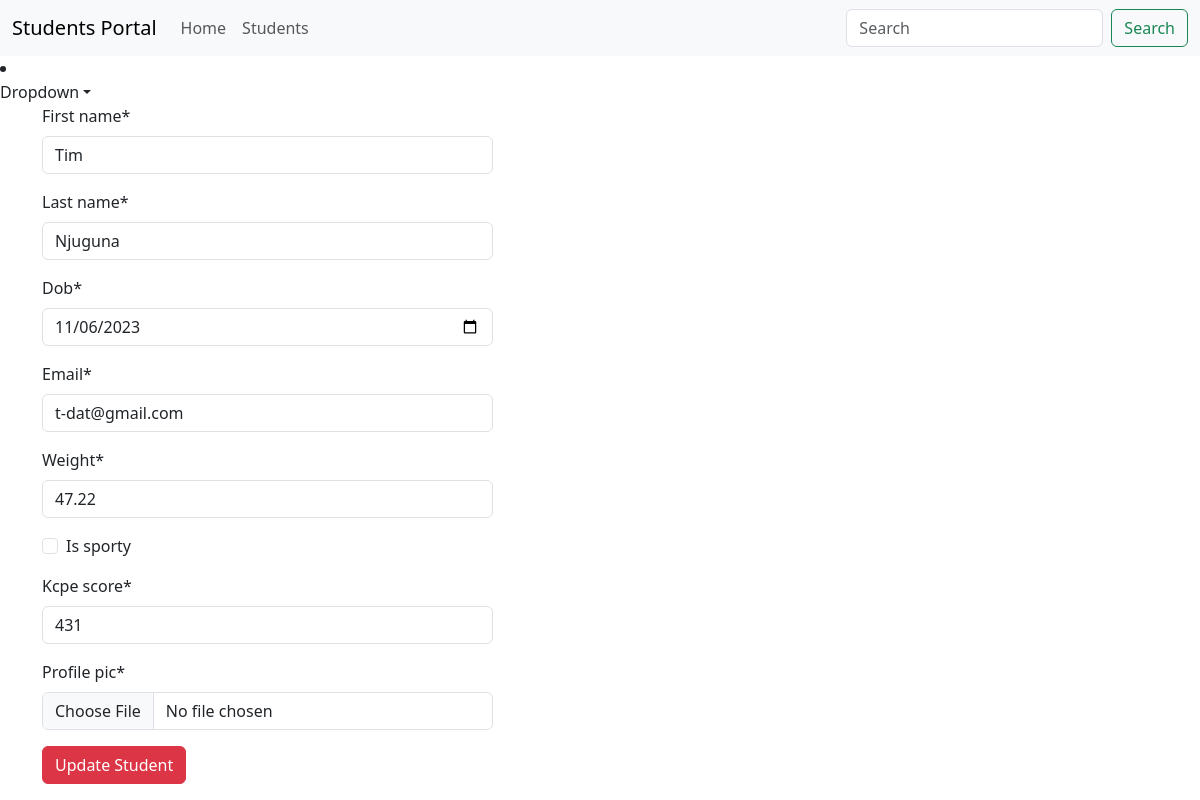
Screenshot of /students/update/2 (signed in) with the database file from the repository.
### main_app/models.py (models this page shows, shortened)
class Student(models.Model):
    first_name = models.CharField(max_length=25)
    last_name = models.CharField(max_length=25)
    dob = models.DateField()
    email = models.EmailField(unique=True)
    weight = models.DecimalField(max_digits=5, decimal_places=2)
    is_sporty = models.BooleanField(default=False)
    kcpe_score = models.IntegerField()
    profile_pic = models.ImageField(upload_to='generate_unique_name', null=True, default="/media/students/student.png")
    created_at = models.DateTimeField(auto_now_add=True)
    updated_at = models.DateTimeField(auto_now=True)

### main_app/views.py (the view)
# urls.py: path('students/update/<int:student_id>', views.update_student, name="update"),
@login_required
def update_student(request, student_id):
    student = get_object_or_404(Student, pk=student_id)  # SELECT * FROM students WHERE id=1
    if request.method == "POST":
        form = StudentForm(request.POST, instance=student)
        if form.is_valid():
            form.save()
            messages.success(request, f"Successfully updated student {student.first_name}")
            return redirect("details", student_id)
    else:
        form = StudentForm(instance=student)
    return render(request, "update.html", {"form": form})

### main_app/app_forms.py
class StudentForm(forms.ModelForm):
    class Meta:
        model = Student
        fields ="__all__"
        widgets = {
            "dob": forms.DateInput(attrs={"min":"1990-01-01", "max":"1999-12-31", "type": "date"}),
            "kcpe_score": forms.NumberInput(attrs={"max":"500", "min":"0"})
        }

### templates/update.html (shortened to what this page needs)
{% extends 'base.html' %}
{% load crispy_forms_filters %}
{% block content %}
    {% include 'navbar.html' %}
<div class="container">
    <div class="row">
        <div class="col-sm-5">
            <form action="{{ request.path }}" method="post" enctype="multipart/form-data">
                {{ form | crispy }}
                <button class="btn btn-danger">Update Student</button>
            </form>
        </div>
    </div>
</div>
{% endblock %}

### rows the page displays
Student: first_name "Tim", last_name "Njuguna", dob "11/06/2023", email "t-dat@gmail.com", weight "47.22", kcpe_score "431"
